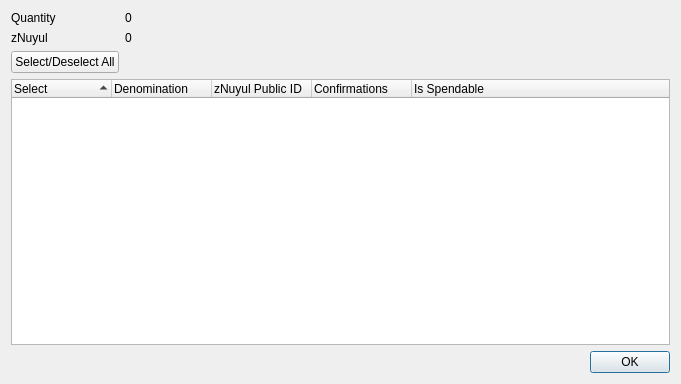
<?xml version="1.0" encoding="UTF-8"?>
<ui version="4.0">
 <class>ZNuyulControlDialog</class>
 <widget class="QDialog" name="ZNuyulControlDialog">
  <property name="geometry">
   <rect>
    <x>0</x>
    <y>0</y>
    <width>681</width>
    <height>384</height>
   </rect>
  </property>
  <property name="minimumSize">
   <size>
    <width>681</width>
    <height>384</height>
   </size>
  </property>
  <property name="windowTitle">
   <string>Select zNuyul to Spend</string>
  </property>
  <layout class="QGridLayout" name="gridLayout">
   <item row="0" column="0">
    <layout class="QFormLayout" name="formLayout">
     <property name="sizeConstraint">
      <enum>QLayout::SetDefaultConstraint</enum>
     </property>
     <item row="0" column="0">
      <widget class="QLabel" name="labelQuantity">
       <property name="text">
        <string>Quantity</string>
       </property>
      </widget>
     </item>
     <item row="0" column="1">
      <widget class="QLabel" name="labelQuantity_int">
       <property name="text">
        <string>0</string>
       </property>
      </widget>
     </item>
     <item row="1" column="0">
      <widget class="QLabel" name="labelZNuyul">
       <property name="text">
        <string>zNuyul</string>
       </property>
      </widget>
     </item>
     <item row="1" column="1">
      <widget class="QLabel" name="labelZNuyul_int">
       <property name="text">
        <string>0</string>
       </property>
      </widget>
     </item>
     <item row="2" column="0">
      <widget class="QPushButton" name="pushButtonAll">
       <property name="text">
        <string>Select/Deselect All</string>
       </property>
      </widget>
     </item>
    </layout>
   </item>
   <item row="1" column="0">
    <layout class="QVBoxLayout" name="verticalLayout">
     <item>
      <widget class="QTreeWidget" name="treeWidget">
       <property name="minimumSize">
        <size>
         <width>0</width>
         <height>250</height>
        </size>
       </property>
       <property name="alternatingRowColors">
        <bool>true</bool>
       </property>
       <property name="sortingEnabled">
        <bool>true</bool>
       </property>
       <property name="columnCount">
        <number>5</number>
       </property>
       <attribute name="headerDefaultSectionSize">
        <number>100</number>
       </attribute>
       <column>
        <property name="text">
         <string notr="true">Select</string>
        </property>
       </column>
       <column>
        <property name="text">
         <string notr="true">Denomination</string>
        </property>
       </column>
       <column>
        <property name="text">
         <string notr="true">zNuyul Public ID</string>
        </property>
       </column>
       <column>
        <property name="text">
         <string notr="true">Confirmations</string>
        </property>
       </column>
       <column>
        <property name="text">
         <string>Is Spendable</string>
        </property>
       </column>
      </widget>
     </item>
     <item>
      <widget class="QDialogButtonBox" name="buttonBox">
       <property name="orientation">
        <enum>Qt::Horizontal</enum>
       </property>
       <property name="standardButtons">
        <set>QDialogButtonBox::Ok</set>
       </property>
      </widget>
     </item>
    </layout>
   </item>
  </layout>
 </widget>
 <resources/>
 <connections>
  <connection>
   <sender>buttonBox</sender>
   <signal>accepted()</signal>
   <receiver>ZNuyulControlDialog</receiver>
   <slot>accept()</slot>
   <hints>
    <hint type="sourcelabel">
     <x>248</x>
     <y>254</y>
    </hint>
    <hint type="destinationlabel">
     <x>157</x>
     <y>274</y>
    </hint>
   </hints>
  </connection>
  <connection>
   <sender>buttonBox</sender>
   <signal>rejected()</signal>
   <receiver>ZNuyulControlDialog</receiver>
   <slot>reject()</slot>
   <hints>
    <hint type="sourcelabel">
     <x>316</x>
     <y>260</y>
    </hint>
    <hint type="destinationlabel">
     <x>286</x>
     <y>274</y>
    </hint>
   </hints>
  </connection>
 </connections>
</ui>
